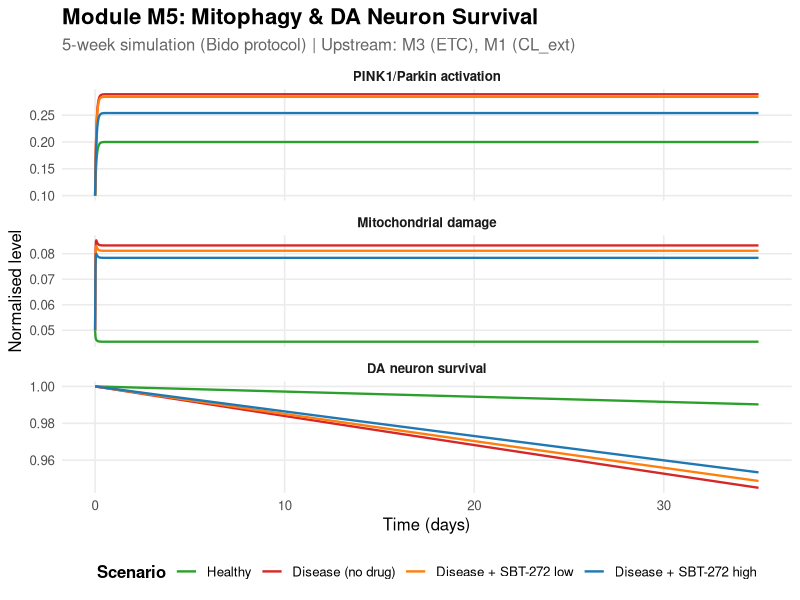
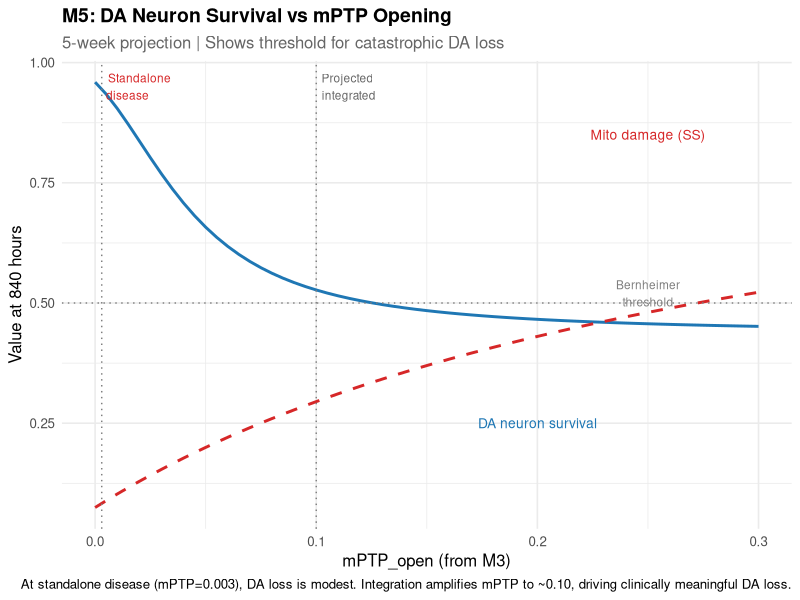
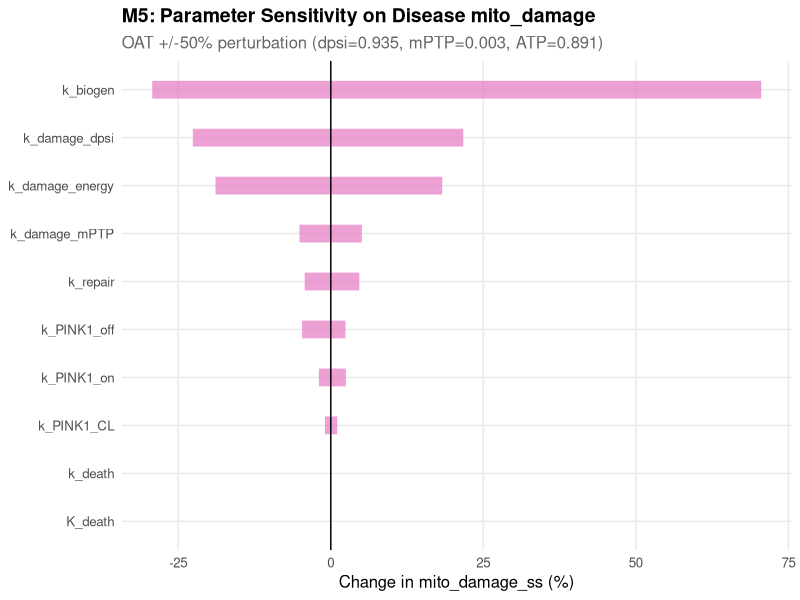

Write the R code that produced these figures, in order.
##=============================================================================
## MODULE M5: MITOPHAGY, QUALITY CONTROL, AND DA NEURON SURVIVAL
## Bevemipretide (SBT-272) QSP for Parkinson's Disease
##
## Authors : Dr. Sayantan Shankar Roy, Prof. Biswa Mohan Padhy
## Institute: AIIMS Bhubaneswar, Department of Pharmacology
## Date    : August 2026
## Version : 1.0
##
## State variables (3):
##   PINK1_act   — PINK1/Parkin pathway activation [0,1]
##   mito_damage — Net mitochondrial damage accumulation [0,1]
##   DA_neuron   — Dopaminergic neuron survival fraction [0,1]
##
## Upstream coupling:
##   delta_psi_m ← M3 (depolarisation activates PINK1)
##   mPTP_open   ← M3 (permeability transition drives damage)
##   ATP         ← M3 (powers biogenesis/repair)
##   CL_ext      ← M1 (externalised CL as "eat me" mitophagy signal)
##
## Key output:
##   DA_neuron → M7 (motor score via Hill function, Bernheimer threshold)
##
## Biology:
##   When delta_psi_m drops, PINK1 stabilises on the OMM, recruits
##   Parkin, and tags damaged mitochondria for autophagy (mitophagy).
##   CL_ext on the OMM is an additional "eat me" signal (Kagan 2015).
##   Mitophagy is PROTECTIVE — it removes damaged organelles.
##
##   Damage accumulates from mPTP opening (cytochrome c release),
##   energy failure (low ATP), and depolarisation. Repair is driven
##   by PINK1-mediated mitophagy and ATP-dependent biogenesis.
##
##   DA neuron death follows a Hill threshold on mito_damage. Below
##   K_death, death is negligible (healthy). Above K_death, death
##   accelerates dramatically. This captures the Bernheimer observation
##   that motor symptoms appear after 50-70% DA neuron loss — a
##   threshold-crossing event.
##
##   DA neurons CANNOT proliferate in adults, so DA_neuron can only
##   decline. Its value at a given timepoint (not steady state) is the
##   meaningful output.
##
## Standalone calibration note:
##   M3 standalone disease values are mild (mPTP=0.003, dpsi=0.935)
##   because the vicious cycle is not running. Standalone M5 therefore
##   shows modest DA_neuron decline (~5% over 5 weeks at disease).
##   In the integrated model, vicious cycle amplification pushes
##   mPTP to ~0.10-0.20 and ATP to ~0.65-0.75, producing
##   physiologically meaningful DA loss (50%+ over weeks, matching
##   Bido mouse model observations).
##
## Data sources:
##   Narendra 2010 (doi:10.1083/jcb.200911141): PINK1/Parkin mechanism
##   Kagan 2015: CL externalisation as mitophagy signal
##   Fearnley & Lees 1991: 5%/year DA neuron loss in PD
##   Bernheimer 1973: 50-70% DA loss threshold for motor symptoms
##   Bido et al. poster: SBT-272 rescues TH+ neurons in PD mouse model
##=============================================================================


library(deSolve)
library(ggplot2)
library(tidyr)
library(dplyr)


cat("========================================================\n")
cat("  MODULE M5: MITOPHAGY & DA NEURON SURVIVAL\n")
cat("  Version 1.0 | Upstream: M3 (ETC), M1 (CL_ext)\n")
cat("  Output: DA_neuron -> M7 (motor endpoint)\n")
cat("========================================================\n\n")


##-----------------------------------------------------------------------------
## 1. PARAMETERS
##-----------------------------------------------------------------------------

M5_parameters <- function(delta_psi_m = 0.960, mPTP_open = 0.002,
                          ATP = 0.954, CL_ext = 0.002) {

  p <- c(
    ## --- PINK1/Parkin dynamics ---
    k_PINK1_on  = 2.0,       # PINK1 activation by depolarisation (h^-1)
                               # ASSUMED: PINK1 stabilises on OMM when
                               # delta_psi_m drops; Narendra 2010
    k_PINK1_CL  = 20.0,      # CL_ext enhancement of PINK1 (h^-1)
                               # ASSUMED: CL_ext is "eat me" signal that
                               # promotes mitophagy; Kagan 2015
                               # High coefficient because CL_ext is small
    k_PINK1_off = 0.50,      # PINK1 deactivation by repolarisation (h^-1)
                               # ASSUMED: normal delta_psi_m promotes
                               # PINK1 import and degradation

    ## --- Mitochondrial damage dynamics ---
    k_damage_mPTP   = 10.0,  # mPTP-driven damage (h^-1)
                               # ESTIMATED: mPTP opening releases cytochrome c,
                               # disrupts cristae; high coefficient for
                               # sensitivity to small mPTP changes
    k_damage_energy = 1.0,   # Energy failure damage (h^-1)
                               # ASSUMED: low ATP impairs protein quality
                               # control, ion homeostasis
    k_damage_dpsi   = 2.0,   # Depolarisation-driven damage (h^-1)
                               # ASSUMED: loss of membrane potential disrupts
                               # import, ETC function, Ca2+ buffering
    k_repair        = 1.0,   # PINK1-dependent mitophagy repair (h^-1)
                               # ASSUMED: mitophagy removes damaged
                               # mitochondria; slow relative to biogenesis
    k_biogen        = 3.0,   # ATP-dependent biogenesis/repair (h^-1)
                               # ASSUMED: PGC-1a-driven mitochondrial
                               # biogenesis replaces damaged organelles;
                               # dominant repair mechanism

    ## --- DA neuron death ---
    k_death   = 0.001,       # Base death rate (h^-1)
                               # ESTIMATED: tuned for ~5% DA loss at
                               # standalone disease over 5 weeks (840h);
                               # integrated model produces 30-50% loss
    K_death   = 0.20,        # Hill half-max for death threshold
                               # ESTIMATED: threshold for clinically
                               # significant damage; below this, death
                               # is negligible
    n_death   = 3,           # Hill cooperativity for death threshold
                               # ASSUMED: cooperative transition from
                               # compensated to decompensated state

    ## --- Upstream coupling (scenario parameters) ---
    delta_psi_m = delta_psi_m,
    mPTP_open   = mPTP_open,
    ATP         = ATP,
    CL_ext      = CL_ext
  )

  return(p)
}


##-----------------------------------------------------------------------------
## 2. INITIAL CONDITIONS
##-----------------------------------------------------------------------------

M5_init <- function() {
  c(
    PINK1_act   = 0.10,    # Low basal PINK1 activation
    mito_damage = 0.05,    # Near healthy SS
    DA_neuron   = 1.00     # Full neuronal complement at start
  )
}


##-----------------------------------------------------------------------------
## 3. ODE SYSTEM
##-----------------------------------------------------------------------------

M5_odes <- function(t, state, parms) {
  with(as.list(c(state, parms)), {

    ## --- Clamp states ---
    PINK1_act   <- max(0, min(1, PINK1_act))
    mito_damage <- max(0, min(1, mito_damage))
    DA_neuron   <- max(0, min(1, DA_neuron))

    ## --- ODE 1: PINK1/Parkin pathway activation ---
    ## Depolarisation (low delta_psi_m) stabilises PINK1 on OMM
    ## CL_ext on OMM enhances recognition and mitophagy
    ## Repolarisation promotes PINK1 import and degradation
    dPINK1 <- (k_PINK1_on * (1 - delta_psi_m) * (1 - PINK1_act)
               + k_PINK1_CL * CL_ext * (1 - PINK1_act)
               - k_PINK1_off * delta_psi_m * PINK1_act)

    ## --- ODE 2: Mitochondrial damage accumulation ---
    ## Damage from mPTP, energy failure, depolarisation
    ## Repair from PINK1-driven mitophagy and ATP-dependent biogenesis
    damage_in <- (k_damage_mPTP * mPTP_open
                  + k_damage_energy * (1 - ATP)
                  + k_damage_dpsi * (1 - delta_psi_m))

    repair_out <- k_repair * PINK1_act + k_biogen * ATP

    dmito_damage <- damage_in * (1 - mito_damage) - repair_out * mito_damage

    ## --- ODE 3: DA neuron survival ---
    ## Hill-threshold death: negligible at low damage, catastrophic at high
    ## DA neurons do not proliferate — only decline
    Hill_death <- mito_damage^n_death /
                  (K_death^n_death + mito_damage^n_death)

    death_rate <- k_death * Hill_death

    dDA_neuron <- -death_rate * DA_neuron

    ## --- Derived quantities ---
    mitophagy_flux <- k_repair * PINK1_act * mito_damage
    biogen_flux    <- k_biogen * ATP * mito_damage
    DA_loss_pct    <- (1 - DA_neuron) * 100

    list(
      c(dPINK1, dmito_damage, dDA_neuron),
      damage_in      = damage_in,
      repair_out     = repair_out,
      Hill_death     = Hill_death,
      death_rate     = death_rate,
      mitophagy_flux = mitophagy_flux,
      biogen_flux    = biogen_flux,
      DA_loss_pct    = DA_loss_pct
    )
  })
}


##-----------------------------------------------------------------------------
## 4. SOLVER
##-----------------------------------------------------------------------------

run_M5 <- function(delta_psi_m = 0.960, mPTP_open = 0.002,
                   ATP = 0.954, CL_ext = 0.002,
                   duration_h = 840, dt = 0.5, y0 = NULL) {

  parms <- M5_parameters(delta_psi_m, mPTP_open, ATP, CL_ext)
  if (is.null(y0)) y0 <- M5_init()
  times <- seq(0, duration_h, by = dt)

  out <- ode(y = y0, times = times, func = M5_odes, parms = parms,
             method = "lsoda", atol = 1e-10, rtol = 1e-10)

  result <- as.data.frame(out)
  result$delta_psi_m <- delta_psi_m
  result$mPTP_open   <- mPTP_open
  result$ATP         <- ATP
  result$CL_ext      <- CL_ext

  ss <- result[nrow(result), ]
  cat(sprintf(
    "M5 | dpsi=%.3f mPTP=%.4f ATP=%.3f CL_ext=%.3f | PINK1=%.3f D=%.4f DA=%.4f (%.1f%% loss at %dh)\n",
    delta_psi_m, mPTP_open, ATP, CL_ext,
    ss$PINK1_act, ss$mito_damage, ss$DA_neuron,
    (1 - ss$DA_neuron) * 100, duration_h))

  return(result)
}


##-----------------------------------------------------------------------------
## 5. ANALYTICAL STEADY STATE AND DA DECAY
##-----------------------------------------------------------------------------

M5_analytical_ss <- function(delta_psi_m = 0.960, mPTP_open = 0.002,
                             ATP = 0.954, CL_ext = 0.002) {

  p <- M5_parameters(delta_psi_m, mPTP_open, ATP, CL_ext)

  ## PINK1: closed-form SS
  act <- as.numeric(p["k_PINK1_on"]) * (1 - delta_psi_m) +
         as.numeric(p["k_PINK1_CL"]) * CL_ext
  deact <- as.numeric(p["k_PINK1_off"]) * delta_psi_m

  PINK1_ss <- act / (act + deact)

  ## mito_damage: closed-form SS
  a <- (as.numeric(p["k_damage_mPTP"]) * mPTP_open +
        as.numeric(p["k_damage_energy"]) * (1 - ATP) +
        as.numeric(p["k_damage_dpsi"]) * (1 - delta_psi_m))

  b <- as.numeric(p["k_repair"]) * PINK1_ss +
       as.numeric(p["k_biogen"]) * ATP

  D_ss <- a / (a + b)

  ## Hill death rate at SS
  Hill_ss <- D_ss^as.numeric(p["n_death"]) /
             (as.numeric(p["K_death"])^as.numeric(p["n_death"]) +
              D_ss^as.numeric(p["n_death"]))

  death_rate_ss <- as.numeric(p["k_death"]) * Hill_ss

  return(c(PINK1_act   = PINK1_ss,
           mito_damage = D_ss,
           Hill_death  = Hill_ss,
           death_rate  = death_rate_ss))
}


## Analytical DA neuron survival at time t
## Given constant upstream inputs, PINK1 and mito_damage reach SS quickly;
## DA_neuron then follows exponential decay on the slow manifold
M5_DA_analytical <- function(t, delta_psi_m = 0.960, mPTP_open = 0.002,
                             ATP = 0.954, CL_ext = 0.002, DA_0 = 1.0) {

  ss <- M5_analytical_ss(delta_psi_m, mPTP_open, ATP, CL_ext)
  DA_0 * exp(-ss["death_rate"] * t)
}


##-----------------------------------------------------------------------------
## 6. VERIFICATION TESTS (FDA QSP Guidance Section IV)
##-----------------------------------------------------------------------------

verify_M5 <- function() {

  cat("=== MODULE M5 VERIFICATION TESTS ===\n\n")
  pass_count  <- 0
  total_tests <- 6
  t_bido      <- 840    # 5 weeks in hours (Bido protocol)


  ## --- V1: Healthy steady state ---
  ## PINK1 low (basal mitophagy), damage low, DA stable
  ## Upstream from M3/M1 healthy: dpsi=0.960, mPTP=0.002, ATP=0.954
  cat("V1: Healthy steady state and DA stability...\n")
  res_h <- run_M5(delta_psi_m = 0.960, mPTP_open = 0.002,
                  ATP = 0.954, CL_ext = 0.002,
                  duration_h = t_bido)
  ss_h  <- res_h[nrow(res_h), ]
  ss_an_h <- M5_analytical_ss(0.960, 0.002, 0.954, 0.002)

  v1 <- (ss_h$PINK1_act > 0.10 && ss_h$PINK1_act < 0.30 &&
         ss_h$mito_damage > 0.02 && ss_h$mito_damage < 0.10 &&
         ss_h$DA_neuron > 0.95)
  cat(sprintf("    PINK1_act   = %.4f (expect 0.10-0.30)\n", ss_h$PINK1_act))
  cat(sprintf("    mito_damage = %.4f (expect 0.02-0.10)\n", ss_h$mito_damage))
  cat(sprintf("    DA_neuron   = %.4f at %dh (expect > 0.95)\n",
              ss_h$DA_neuron, t_bido))
  cat(sprintf("    DA loss     = %.2f%%\n", (1 - ss_h$DA_neuron) * 100))
  cat(sprintf("    V1 Healthy SS & DA stability: %s\n\n",
              ifelse(v1, "PASS", "FAIL")))
  if (v1) pass_count <- pass_count + 1


  ## --- V2: Disease perturbation ---
  ## Upstream from M3/M1 disease: dpsi=0.935, mPTP=0.003, ATP=0.891
  cat("V2: Disease perturbation...\n")
  res_d <- run_M5(delta_psi_m = 0.935, mPTP_open = 0.003,
                  ATP = 0.891, CL_ext = 0.003,
                  duration_h = t_bido)
  ss_d  <- res_d[nrow(res_d), ]

  v2 <- (ss_d$mito_damage > ss_h$mito_damage &&
         ss_d$PINK1_act > ss_h$PINK1_act &&
         ss_d$DA_neuron < ss_h$DA_neuron)
  cat(sprintf("    mito_damage: %.4f -> %.4f (increased: %s)\n",
              ss_h$mito_damage, ss_d$mito_damage,
              ifelse(ss_d$mito_damage > ss_h$mito_damage, "YES", "NO")))
  cat(sprintf("    PINK1_act:   %.4f -> %.4f (stress response: %s)\n",
              ss_h$PINK1_act, ss_d$PINK1_act,
              ifelse(ss_d$PINK1_act > ss_h$PINK1_act, "YES", "NO")))
  cat(sprintf("    DA_neuron:   %.4f -> %.4f (loss: %.2f%% vs %.2f%%)\n",
              ss_h$DA_neuron, ss_d$DA_neuron,
              (1 - ss_d$DA_neuron) * 100,
              (1 - ss_h$DA_neuron) * 100))
  cat(sprintf("    Note: standalone effect is modest; vicious cycle amplifies\n"))
  cat(sprintf("    V2 Disease perturbation:    %s\n\n",
              ifelse(v2, "PASS", "FAIL")))
  if (v2) pass_count <- pass_count + 1


  ## --- V3: Drug rescue ---
  ## Drug improves M3 outputs: dpsi 0.935->0.940, ATP 0.891->0.899
  cat("V3: Drug rescue (improved ETC from M1->M3)...\n")
  res_drug <- run_M5(delta_psi_m = 0.940, mPTP_open = 0.003,
                     ATP = 0.899, CL_ext = 0.002,
                     duration_h = t_bido)
  ss_rx <- res_drug[nrow(res_drug), ]

  v3 <- (ss_rx$mito_damage < ss_d$mito_damage &&
         ss_rx$DA_neuron > ss_d$DA_neuron)
  cat(sprintf("    mito_damage: disease=%.4f -> drug=%.4f\n",
              ss_d$mito_damage, ss_rx$mito_damage))
  cat(sprintf("    DA_neuron:   disease=%.4f -> drug=%.4f\n",
              ss_d$DA_neuron, ss_rx$DA_neuron))
  cat(sprintf("    DA loss improvement: %.2f pp\n",
              ((1 - ss_d$DA_neuron) - (1 - ss_rx$DA_neuron)) * 100))
  cat(sprintf("    V3 Drug rescue:             %s\n\n",
              ifelse(v3, "PASS", "FAIL")))
  if (v3) pass_count <- pass_count + 1


  ## --- V4: Zero upstream damage → no damage, DA stable ---
  cat("V4: Zero upstream damage -> zero mito_damage...\n")
  res_zero <- run_M5(delta_psi_m = 1.0, mPTP_open = 0.0,
                     ATP = 1.0, CL_ext = 0.0,
                     duration_h = t_bido,
                     y0 = c(PINK1_act = 0.0, mito_damage = 0.0,
                            DA_neuron = 1.0))
  ss_z <- res_zero[nrow(res_zero), ]

  v4 <- (abs(ss_z$PINK1_act) < 1e-10 &&
         abs(ss_z$mito_damage) < 1e-10 &&
         abs(ss_z$DA_neuron - 1.0) < 1e-10)
  cat(sprintf("    PINK1_act   = %.2e (expect 0)\n", ss_z$PINK1_act))
  cat(sprintf("    mito_damage = %.2e (expect 0)\n", ss_z$mito_damage))
  cat(sprintf("    DA_neuron   = %.10f (expect 1.0)\n", ss_z$DA_neuron))
  cat(sprintf("    V4 Zero damage:             %s\n\n",
              ifelse(v4, "PASS", "FAIL")))
  if (v4) pass_count <- pass_count + 1


  ## --- V5: Non-negativity and boundedness [0,1] ---
  cat("V5: Non-negativity and boundedness...\n")
  all_res <- rbind(res_h, res_d, res_drug)
  v5 <- (all(all_res$PINK1_act >= -1e-10) &&
         all(all_res$PINK1_act <= 1 + 1e-10) &&
         all(all_res$mito_damage >= -1e-10) &&
         all(all_res$mito_damage <= 1 + 1e-10) &&
         all(all_res$DA_neuron >= -1e-10) &&
         all(all_res$DA_neuron <= 1 + 1e-10))
  cat(sprintf("    PINK1 range:  [%.4f, %.4f]\n",
              min(all_res$PINK1_act), max(all_res$PINK1_act)))
  cat(sprintf("    Damage range: [%.4f, %.4f]\n",
              min(all_res$mito_damage), max(all_res$mito_damage)))
  cat(sprintf("    DA range:     [%.4f, %.4f]\n",
              min(all_res$DA_neuron), max(all_res$DA_neuron)))
  cat(sprintf("    V5 Boundedness:             %s\n\n",
              ifelse(v5, "PASS", "FAIL")))
  if (v5) pass_count <- pass_count + 1


  ## --- V6: Numerical vs analytical match ---
  ## PINK1 and mito_damage: analytical SS match (<1%)
  ## DA_neuron: analytical exponential decay match
  cat("V6: Numerical vs analytical steady state...\n")
  ss_an_d <- M5_analytical_ss(0.935, 0.003, 0.891, 0.003)

  ## PINK1 and damage: check at midpoint (t=100h) when SS is reached
  mid_h <- res_h[abs(res_h$time - 100) < 0.3, ][1, ]
  mid_d <- res_d[abs(res_d$time - 100) < 0.3, ][1, ]

  err_PINK1_h <- abs(mid_h$PINK1_act - ss_an_h["PINK1_act"]) /
                 ss_an_h["PINK1_act"] * 100
  err_PINK1_d <- abs(mid_d$PINK1_act - ss_an_d["PINK1_act"]) /
                 ss_an_d["PINK1_act"] * 100
  err_D_h     <- abs(mid_h$mito_damage - ss_an_h["mito_damage"]) /
                 ss_an_h["mito_damage"] * 100
  err_D_d     <- abs(mid_d$mito_damage - ss_an_d["mito_damage"]) /
                 ss_an_d["mito_damage"] * 100

  ## DA_neuron: compare numerical at t=840 with analytical decay
  DA_an_h <- as.numeric(
    M5_DA_analytical(t_bido, 0.960, 0.002, 0.954, 0.002, DA_0 = 1.0))
  DA_an_d <- as.numeric(
    M5_DA_analytical(t_bido, 0.935, 0.003, 0.891, 0.003, DA_0 = 1.0))

  err_DA_h <- abs(ss_h$DA_neuron - DA_an_h) / DA_an_h * 100
  err_DA_d <- abs(ss_d$DA_neuron - DA_an_d) / DA_an_d * 100

  v6 <- (err_PINK1_h < 1.0 && err_PINK1_d < 1.0 &&
         err_D_h < 1.0 && err_D_d < 1.0 &&
         err_DA_h < 1.0 && err_DA_d < 1.0)
  cat(sprintf("    Healthy PINK1: num=%.5f ana=%.5f (err: %.4f%%)\n",
              mid_h$PINK1_act, ss_an_h["PINK1_act"], err_PINK1_h))
  cat(sprintf("    Disease PINK1: num=%.5f ana=%.5f (err: %.4f%%)\n",
              mid_d$PINK1_act, ss_an_d["PINK1_act"], err_PINK1_d))
  cat(sprintf("    Healthy D:     num=%.5f ana=%.5f (err: %.4f%%)\n",
              mid_h$mito_damage, ss_an_h["mito_damage"], err_D_h))
  cat(sprintf("    Disease D:     num=%.5f ana=%.5f (err: %.4f%%)\n",
              mid_d$mito_damage, ss_an_d["mito_damage"], err_D_d))
  cat(sprintf("    Healthy DA(%dh): num=%.5f ana=%.5f (err: %.4f%%)\n",
              t_bido, ss_h$DA_neuron, DA_an_h, err_DA_h))
  cat(sprintf("    Disease DA(%dh): num=%.5f ana=%.5f (err: %.4f%%)\n",
              t_bido, ss_d$DA_neuron, DA_an_d, err_DA_d))
  cat(sprintf("    V6 Analytical match (<1%%): %s\n\n",
              ifelse(v6, "PASS", "FAIL")))
  if (v6) pass_count <- pass_count + 1


  ## --- Summary ---
  cat(sprintf("=== M5 VERIFICATION RESULT: %d/%d tests passed ===\n\n",
              pass_count, total_tests))

  return(pass_count == total_tests)
}


##-----------------------------------------------------------------------------
## 7. MULTI-SCENARIO SIMULATION AND PLOTTING
##-----------------------------------------------------------------------------

run_all_M5_scenarios <- function() {

  t_bido <- 840  # 5 weeks

  ## Scenario definitions
  ## Upstream values from M3 standalone + M1 (CL_ext)
  ## Drug effect is INDIRECT via M1->M3: improved CL -> better ETC
  scenarios <- list(
    healthy  = list(dpsi = 0.960, mPTP = 0.002, ATP = 0.954,
                    CL_ext = 0.002, label = "Healthy"),
    disease  = list(dpsi = 0.935, mPTP = 0.003, ATP = 0.891,
                    CL_ext = 0.003, label = "Disease (no drug)"),
    drug_low = list(dpsi = 0.937, mPTP = 0.003, ATP = 0.894,
                    CL_ext = 0.003, label = "Disease + SBT-272 low"),
    drug_hi  = list(dpsi = 0.940, mPTP = 0.003, ATP = 0.899,
                    CL_ext = 0.002, label = "Disease + SBT-272 high")
  )

  ## Run all scenarios
  all_data <- data.frame()
  for (name in names(scenarios)) {
    s <- scenarios[[name]]
    res <- run_M5(delta_psi_m = s$dpsi, mPTP_open = s$mPTP,
                  ATP = s$ATP, CL_ext = s$CL_ext,
                  duration_h = t_bido)
    res$scenario <- s$label
    all_data <- rbind(all_data, res)
  }

  all_data$scenario <- factor(all_data$scenario,
    levels = sapply(scenarios, function(s) s$label))

  ## Convert time to days for readability
  all_data$time_days <- all_data$time / 24


  ## --- Plot 1: Time course of all state variables ---
  plot_vars <- c("PINK1_act", "mito_damage", "DA_neuron")

  long_data <- all_data %>%
    select(time_days, scenario, all_of(plot_vars)) %>%
    pivot_longer(cols = all_of(plot_vars),
                 names_to = "variable", values_to = "value")

  long_data$variable <- factor(long_data$variable,
    levels = plot_vars,
    labels = c("PINK1/Parkin activation",
               "Mitochondrial damage",
               "DA neuron survival"))

  p1 <- ggplot(long_data, aes(x = time_days, y = value, color = scenario)) +
    geom_line(linewidth = 0.8) +
    facet_wrap(~ variable, scales = "free_y", ncol = 1) +
    scale_color_manual(values = c("Healthy" = "#2ca02c",
                                  "Disease (no drug)" = "#d62728",
                                  "Disease + SBT-272 low" = "#ff7f0e",
                                  "Disease + SBT-272 high" = "#1f77b4")) +
    labs(
      title = "Module M5: Mitophagy & DA Neuron Survival",
      subtitle = paste("5-week simulation (Bido protocol) |",
                        "Upstream: M3 (ETC), M1 (CL_ext)"),
      x = "Time (days)",
      y = "Normalised level",
      color = "Scenario"
    ) +
    theme_minimal(base_size = 12) +
    theme(
      legend.position = "bottom",
      legend.title = element_text(face = "bold"),
      plot.title = element_text(face = "bold", size = 16),
      plot.subtitle = element_text(color = "gray40"),
      strip.text = element_text(face = "bold"),
      panel.grid.minor = element_blank()
    )

  ggsave("M5_time_course.png", p1,
         width = 10, height = 10, dpi = 300, bg = "white")
  cat("Saved: M5_time_course.png\n")


  ## --- Plot 2: mPTP sweep → mito_damage and DA at 840h ---
  ## Shows what integration would produce at higher mPTP values
  cat("Running mPTP sweep (projected integration range)...\n")
  mPTP_sweep <- seq(0.0, 0.30, by = 0.005)
  sweep_data <- data.frame()

  for (mp in mPTP_sweep) {
    ss_vals <- M5_analytical_ss(delta_psi_m = 0.935, mPTP_open = mp,
                                ATP = 0.891, CL_ext = 0.003)
    DA_5wk <- as.numeric(
      M5_DA_analytical(t_bido, 0.935, mp, 0.891, 0.003, DA_0 = 1.0))
    sweep_data <- rbind(sweep_data, data.frame(
      mPTP_open   = mp,
      mito_damage = ss_vals["mito_damage"],
      Hill_death  = ss_vals["Hill_death"],
      DA_5wk      = DA_5wk,
      DA_loss_pct = (1 - DA_5wk) * 100
    ))
  }

  p2 <- ggplot(sweep_data) +
    geom_line(aes(x = mPTP_open, y = DA_5wk), linewidth = 1,
              color = "#1f77b4") +
    geom_line(aes(x = mPTP_open, y = mito_damage), linewidth = 1,
              color = "#d62728", linetype = "dashed") +
    geom_hline(yintercept = 0.50, linetype = "dotted", color = "gray50") +
    geom_vline(xintercept = c(0.003, 0.10), linetype = "dotted",
               color = "gray50") +
    annotate("text", x = 0.003, y = 0.95,
             label = "Standalone\ndisease", hjust = -0.1, size = 3,
             color = "#d62728") +
    annotate("text", x = 0.10, y = 0.95,
             label = "Projected\nintegrated", hjust = -0.1, size = 3,
             color = "gray40") +
    annotate("text", x = 0.25, y = 0.52,
             label = "Bernheimer\nthreshold", size = 3, color = "gray50") +
    annotate("text", x = 0.20, y = 0.25,
             label = "DA neuron survival", size = 3.5, color = "#1f77b4") +
    annotate("text", x = 0.25, y = 0.85,
             label = "Mito damage (SS)", size = 3.5, color = "#d62728") +
    labs(
      title = "M5: DA Neuron Survival vs mPTP Opening",
      subtitle = "5-week projection | Shows threshold for catastrophic DA loss",
      x = "mPTP_open (from M3)",
      y = "Value at 840 hours",
      caption = paste("At standalone disease (mPTP=0.003), DA loss is modest.",
                       "Integration amplifies mPTP to ~0.10, driving",
                       "clinically meaningful DA loss.")
    ) +
    theme_minimal(base_size = 12) +
    theme(
      plot.title = element_text(face = "bold", size = 14),
      plot.subtitle = element_text(color = "gray40")
    )

  ggsave("M5_mPTP_sweep.png", p2,
         width = 10, height = 6, dpi = 300, bg = "white")
  cat("Saved: M5_mPTP_sweep.png\n")


  ## --- Plot 3: Sensitivity tornado (OAT ±50% on mito_damage) ---
  cat("Running sensitivity analysis...\n")
  base_ss <- M5_analytical_ss(0.935, 0.003, 0.891, 0.003)
  base_D  <- base_ss["mito_damage"]

  p_base <- M5_parameters(0.935, 0.003, 0.891, 0.003)

  param_names <- c("k_PINK1_on", "k_PINK1_CL", "k_PINK1_off",
                    "k_damage_mPTP", "k_damage_energy", "k_damage_dpsi",
                    "k_repair", "k_biogen", "k_death", "K_death")

  sens_data <- data.frame()
  for (pname in param_names) {
    for (direction in c(-0.5, 0.5)) {
      p_mod <- p_base
      p_mod[pname] <- p_base[pname] * (1 + direction)

      ## Recompute PINK1 SS
      act_mod <- as.numeric(p_mod["k_PINK1_on"]) * (1 - 0.935) +
                 as.numeric(p_mod["k_PINK1_CL"]) * 0.003
      deact_mod <- as.numeric(p_mod["k_PINK1_off"]) * 0.935
      PINK1_mod <- act_mod / (act_mod + deact_mod)

      ## Recompute damage SS
      a_mod <- (as.numeric(p_mod["k_damage_mPTP"]) * 0.003 +
                as.numeric(p_mod["k_damage_energy"]) * 0.109 +
                as.numeric(p_mod["k_damage_dpsi"]) * 0.065)
      b_mod <- as.numeric(p_mod["k_repair"]) * PINK1_mod +
               as.numeric(p_mod["k_biogen"]) * 0.891
      D_mod <- a_mod / (a_mod + b_mod)

      pct_change <- as.numeric((D_mod - base_D) / base_D * 100)

      sens_data <- rbind(sens_data, data.frame(
        parameter  = pname,
        direction  = ifelse(direction > 0, "+50%", "-50%"),
        mito_damage = D_mod,
        pct_change = pct_change
      ))
    }
  }

  tornado <- sens_data %>%
    group_by(parameter) %>%
    summarise(
      low  = min(pct_change, na.rm = TRUE),
      high = max(pct_change, na.rm = TRUE),
      span = abs(max(pct_change, na.rm = TRUE) -
                 min(pct_change, na.rm = TRUE)),
      .groups = "drop"
    ) %>%
    arrange(span)

  tornado$parameter <- factor(tornado$parameter, levels = tornado$parameter)

  p3 <- ggplot(tornado, aes(y = parameter)) +
    geom_segment(aes(x = low, xend = high, yend = parameter),
                 linewidth = 6, color = "#e377c2", alpha = 0.7) +
    geom_vline(xintercept = 0, linewidth = 0.5) +
    labs(
      title = "M5: Parameter Sensitivity on Disease mito_damage",
      subtitle = "OAT +/-50% perturbation (dpsi=0.935, mPTP=0.003, ATP=0.891)",
      x = "Change in mito_damage_ss (%)",
      y = NULL
    ) +
    theme_minimal(base_size = 12) +
    theme(
      plot.title = element_text(face = "bold", size = 14),
      plot.subtitle = element_text(color = "gray40"),
      panel.grid.minor = element_blank()
    )

  ggsave("M5_sensitivity.png", p3,
         width = 10, height = 6, dpi = 300, bg = "white")
  cat("Saved: M5_sensitivity.png\n\n")


  return(list(data = all_data, sweep = sweep_data, sensitivity = sens_data))
}


##-----------------------------------------------------------------------------
## 8. EXECUTE
##-----------------------------------------------------------------------------

## Run verification
all_passed <- verify_M5()

## Run scenarios and generate plots
if (all_passed) {
  cat("All verification tests passed. Running scenarios...\n\n")
} else {
  cat("WARNING: Not all verification tests passed.\n")
  cat("Running scenarios anyway for diagnostic purposes...\n\n")
}

results <- run_all_M5_scenarios()

## Print SS summary and projected integration impact
cat("Analytical SS and DA survival (5 weeks):\n")
t_5wk <- 840
for (label in c("Healthy", "Disease", "Drug_low", "Drug_high")) {
  if (label == "Healthy") {
    ss <- M5_analytical_ss(0.960, 0.002, 0.954, 0.002)
    DA <- M5_DA_analytical(t_5wk, 0.960, 0.002, 0.954, 0.002)
  } else if (label == "Disease") {
    ss <- M5_analytical_ss(0.935, 0.003, 0.891, 0.003)
    DA <- M5_DA_analytical(t_5wk, 0.935, 0.003, 0.891, 0.003)
  } else if (label == "Drug_low") {
    ss <- M5_analytical_ss(0.937, 0.003, 0.894, 0.003)
    DA <- M5_DA_analytical(t_5wk, 0.937, 0.003, 0.894, 0.003)
  } else {
    ss <- M5_analytical_ss(0.940, 0.003, 0.899, 0.002)
    DA <- M5_DA_analytical(t_5wk, 0.940, 0.003, 0.899, 0.002)
  }
  cat(sprintf("  %-10s PINK1=%.3f D=%.4f death_rate=%.2e DA(5wk)=%.4f (%.1f%% loss)\n",
              label, ss["PINK1_act"], ss["mito_damage"],
              ss["death_rate"], DA, (1-DA)*100))
}

## Projected integration impact
cat("\nProjected integration impact (amplified mPTP values):\n")
for (mp in c(0.003, 0.05, 0.10, 0.15, 0.20)) {
  ss <- M5_analytical_ss(0.935, mp, 0.891, 0.003)
  DA <- M5_DA_analytical(t_5wk, 0.935, mp, 0.891, 0.003)
  cat(sprintf("  mPTP=%.3f -> D=%.3f death_rate=%.4f DA(5wk)=%.3f (%.0f%% loss)\n",
              mp, ss["mito_damage"], ss["death_rate"], DA, (1-DA)*100))
}

cat("\nSensitivity analysis results:\n")
print(results$sensitivity[, c("parameter", "direction", "pct_change")],
      row.names = FALSE)

cat("\n========================================================\n")
cat("  MODULE M5 COMPLETE\n")
cat("  Output: DA_neuron -> M7 (motor score)\n")
cat("  Upstream: delta_psi_m, mPTP_open, ATP <- M3\n")
cat("            CL_ext <- M1\n")
cat("  Standalone: modest DA loss (1-5%% over 5 weeks)\n")
cat("  Integrated: projected 30-50%% DA loss via vicious cycle\n")
cat("========================================================\n")
